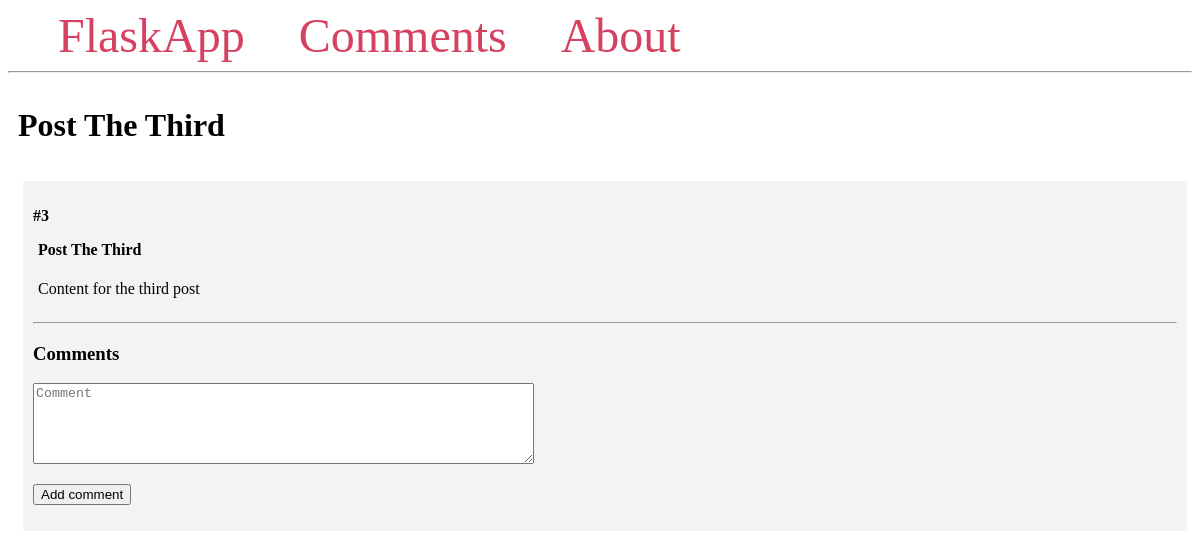
Screenshot of /3/ with the database file from the repository.
### app.py (models this page shows, shortened)
class Post(db.Model):
  id = db.Column(db.Integer, primary_key=True)
  title = db.Column(db.String(100))
  content = db.Column(db.Text)
  comments = db.relationship('Comment', backref='post')

### app.py (the view)
@app.route('/<int:post_id>/', methods=('GET', 'POST'))
def post(post_id):
  post = Post.query.get_or_404(post_id)
  if request.method == 'POST':
    comment = Comment(content=request.form['content'], post=post)
    db.session.add(comment)
    db.session.commit()
    return redirect(url_for('post', post_id=post.id))
  return render_template('post.html', post=post)

### templates/post.html (shortened to what this page needs)
{% extends 'base.html' %}
{% block content %}
  <span class="title"><h1>{% block title %} {{ post.title }}  {% endblock %}</h1></span>
  <div class="content">
    <div class="post">
      <p><b>#{{ post.id }}</b></p>
      <b>
        <p class="title">{{ post.title }}</p>
      </b>
      <div class="content">
        <p>{{ post.content }}</p>
      </div>
      <hr>
      <h3>Comments</h3>
      <form method="post">
        <p>
        <textarea name="content"
                  placeholder="Comment"
                  cols="60"
                  rows="5"></textarea>
        </p>
        <p>
          <button type="submit">Add comment</button>
        </p>
      </form>
    </div>
  </div>
{% endblock %}

### templates/base.html (style rules this page uses)
.title { margin: 5px; }
.content { margin: 5px; width: 100%; display: flex; flex-direction: row; flex-wrap: wrap; }
.post { flex: 20%; padding: 10px; margin: 5px; background-color: #f3f3f3; inline-size: 100%; }

### rows the page displays
Post: title "Post The Third", id "3", content "Content for the third post"
